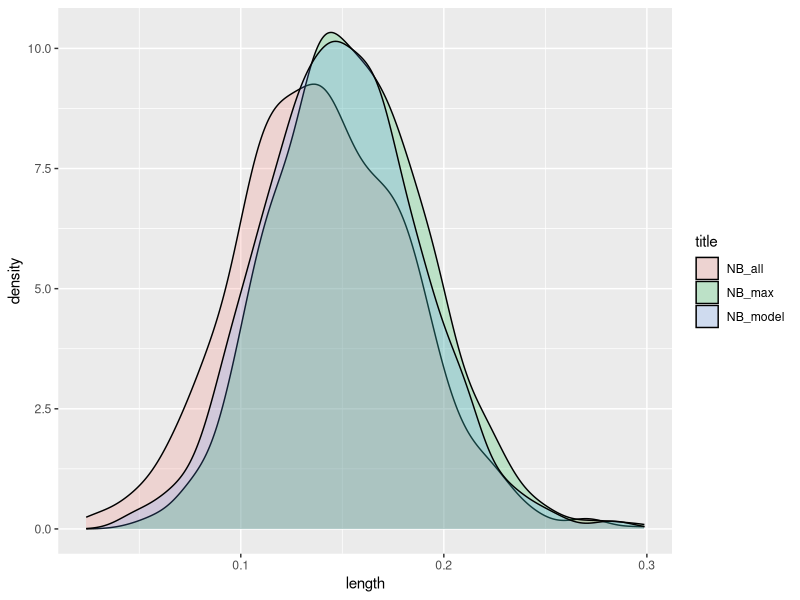
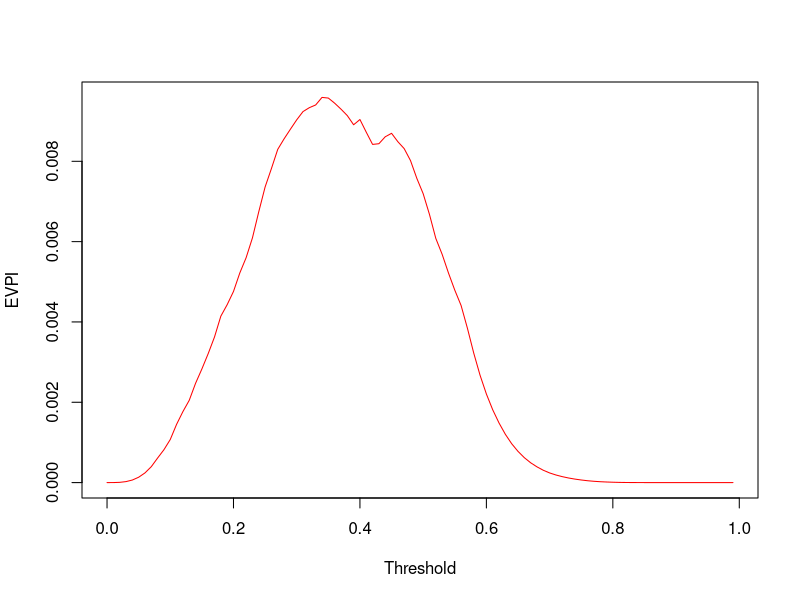
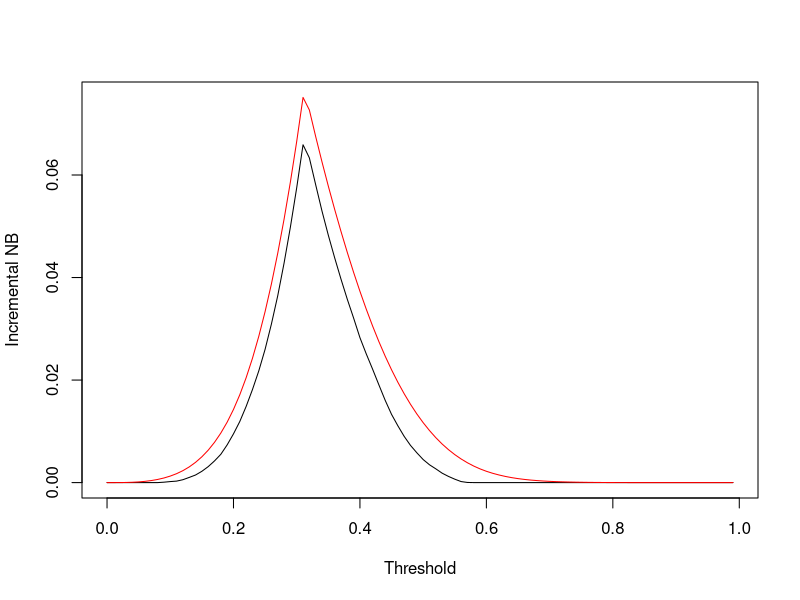
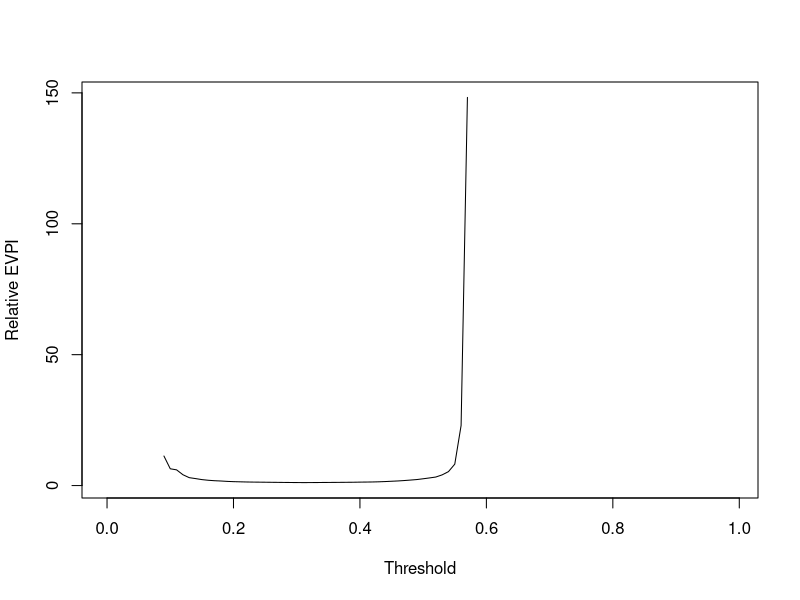
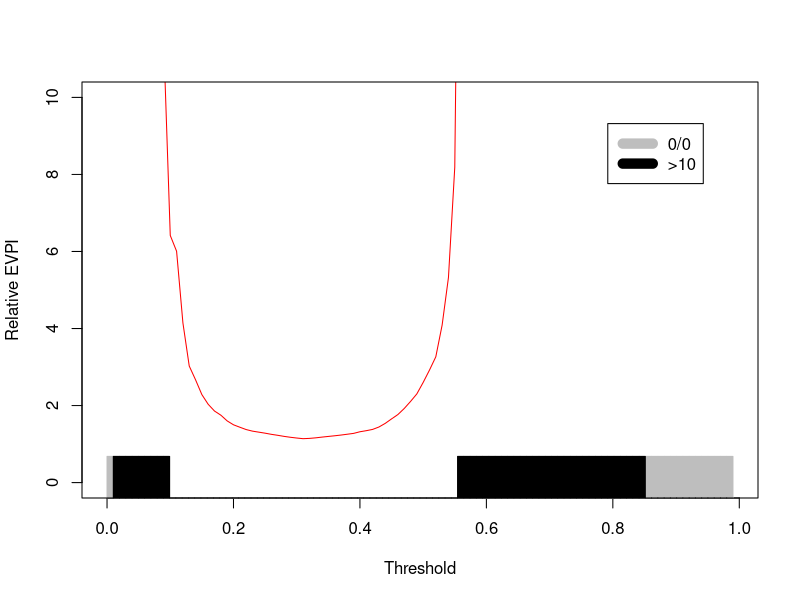

Write R code to recreate these figures, in order.
## ---- chunk 1
knitr::opts_chunk$set(echo = TRUE)
library(ggplot2)
set.seed(3344)
## ---- chunk 2
data('birthwt', package="MASS")
## ---- chunk 3
dev_data <- data.frame(birthwt[,c('age','lwt','smoke')], Y=birthwt$low)

n <- dim(dev_data)[1] #n is the number of observations.
z <- 0.2 #this is the risk threshold.
## ---- chunk 4
head(dev_data)
## ---- chunk 5
model <- glm(Y ~ age + lwt + smoke, data=dev_data, family = binomial(link="logit"))
## ---- chunk 6
print(model)
## ---- chunk 7
dev_data$pi <- predict(model,type='response')
## ---- chunk 8
head(dev_data)
## ---- chunk 9
z <- 0.2

NB_model <- mean((dev_data$pi>z)*(dev_data$Y-(1-dev_data$Y)*z/(1-z)))

print(NB_model)
## ---- chunk 10
dev_data$p <- 1/(1+exp(-(1-0.03899*dev_data$age-0.01*dev_data$lwt+0.5*dev_data$smoke)))
## ---- chunk 11
head(dev_data)
## ---- chunk 12
NB_model <- mean((dev_data$pi>z)*(dev_data$p - (1-dev_data$p)*z/(1-z)))

print(NB_model)
## ---- chunk 13
NB_all <- mean((dev_data$p - (1-dev_data$p)*z/(1-z)))
print(NB_all)
## ---- chunk 14
NB_max <- mean((dev_data$p>z)*(dev_data$p - (1-dev_data$p)*z/(1-z)))
print(NB_max)
## ---- chunk 15
NB_model <- NB_max <- NB_all <- rep(0,1000)

for(i in 1:1000)
{
  bs_data <- dev_data[sample(1:n, size = n, replace = T),]
  bs_model <- glm(Y ~ age + lwt + smoke, data=bs_data, family = binomial(link="logit"))
  p <- predict(bs_model, newdata = dev_data, type='response')
  
  NB_model[i] <- mean((dev_data$pi>z)*(p - (1-p)*z/(1-z)))
  NB_all[i] <- mean((p - (1-p)*z/(1-z)))
  NB_max[i] <- mean((p>z)*(p - (1-p)*z/(1-z)))
}
## ---- chunk 16
d1 <- data.frame(length = NB_model)
d2 <- data.frame(length = NB_all)
d3 <- data.frame(length = NB_max)

d1$title <- 'NB_model'
d2$title <- 'NB_all'
d3$title <- 'NB_max'

# and combine into your new data frame vegLengths
NBs <- rbind(d1,d2,d3)
ggplot(NBs, aes(length, fill = title)) + geom_density(alpha = 0.2)
## ---- chunk 17
ENB_model <- mean(NB_model)
ENB_all <- mean(NB_all)
ENB_max <- mean(NB_max)

EVPI <- ENB_max - max(0,ENB_model,ENB_all)

message(EVPI)
## ---- chunk 18
n <- dim(dev_data)[1]
z <- (0:99)/100
n_sim <- 1000

dev_data$pi <- predict(model, type="response") #Predicted risks

#Step 2:
NB_model <- NB_all <- NB_max <- rep(0,length(z))
for(i in 1:n_sim) 
{
  #Step 2.1
  bs_data <-  dev_data[sample(1:n, n, replace = T),] 
  bs_model <- glm(Y ~ age + lwt + smoke, family = binomial(link="logit"), data=bs_data)
  #Step 2.2
  p <- predict(bs_model, newdata =  dev_data, type="response") #draw from correct risks   
  #Step 2.3 
  for(j in 1:length(z))
  {
    NB_all[j] <- NB_all[j] + mean(p-(1-p)*(z[j]/(1-z[j])))/n_sim #NB of treating all
    NB_model[j] <- NB_model[j] + mean((dev_data$pi>z[j])*(p-(1-p)*z[j]/(1-z[j])))/n_sim #NB of using the model
    NB_max[j] <- NB_max[j] + mean((p>z[j])*(p-(1-p)*z[j]/(1-z[j])))/n_sim #NB of using the correct risks
  }
}

#Step 4
EVPI <- NB_max-pmax(0,NB_model,NB_all)

plot(z, EVPI, xlab="Threshold", ylab="EVPI", type='l', col='red')
## ---- chunk 19
INB_current <- pmax(0,NB_model,NB_all)-pmax(0,NB_all)
INB_perfect <- NB_max-pmax(0,NB_all)
## ---- chunk 20
plot(z, INB_current, type='l', col='black', ylim=c(0,max(INB_current,INB_perfect)), xlab="Threshold", ylab="Incremental NB")
lines(z,NB_max-pmax(0,NB_all),type='l', col='red', ylim=c(0,max(INB_current,INB_perfect)))
## ---- chunk 21
EVPIr <- INB_perfect/INB_current
## ---- chunk 22
plot(z, EVPIr, type='l', xlab="Threshold", ylab="Relative EVPI")
## ---- chunk 23
max_y <- min(max(EVPIr,na.rm = T),10)
yNaN <- rep(0,length(z))
yNaN[which(is.nan(EVPIr))] <- 1
yInf <- rep(0,length(z))
yInf[which(EVPIr>10)] <- 1
w <- rep(1/length(z),length(z))
plot(z, EVPIr, type='l', col='red', ylim=c(0,max_y), xlab="Threshold", ylab="Relative EVPI")
par(new=T)
barplot(yNaN, w, border='grey', col='grey', xlim=c(0,1), ylim=c(0,max_y), xlab=NULL, ylab=NULL, space=0, axes=FALSE)
par(new=T)
barplot(yInf, w, border='black', col='black', xlim=c(0,1), ylim=c(0,max_y), xlab=NULL, ylab=NULL, space=0, axes=FALSE)
legend(0.8,9, legend=c("0/0",">10"),col=c("grey","black"), lty=c(1,1), lwd=c(10,10), border=NA)
